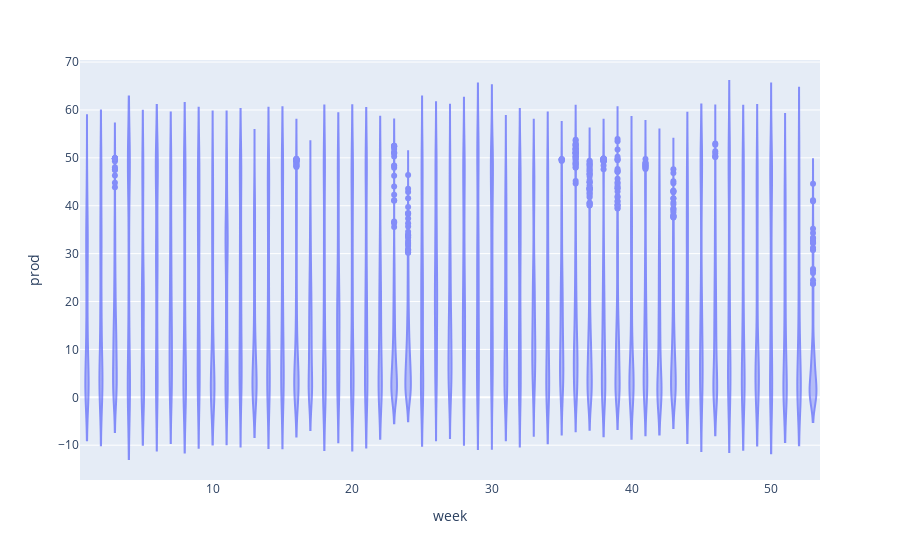

The cell this chart's notebook holds for it:
### Code cell
fig = px.violin(train_df, y=target, x='week')
fig.update_layout(barmode='overlay')
fig.update_traces(opacity=0.75)
fig.show()

### Figure 1 — Plotly figure (JSON) as saved in the notebook; plotly's stock layout.template omitted (floating-point values rounded to 4 significant figures; data arrays with more than 128 entries replaced by an {"elided": "..."} marker saying what was removed)
{"data": [{"alignmentgroup": "True", "box": {"visible": false}, "hovertemplate": "week=%{x}<br>prod=%{y}<extra></extra>", "legendgroup": "", "marker": {"color": "#636efa"}, "name": "", "offsetgroup": "", "opacity": 0.75, "orientation": "v", "scalegroup": "True", "showlegend": false, "type": "violin", "uid": "e178fec1-b61f-4496-afb2-a37248ae3967", "x": {"elided": "26304 int values"}, "x0": " ", "xaxis": "x", "y": {"elided": "26304 float values"}, "y0": " ", "yaxis": "y"}], "layout": {"barmode": "overlay", "legend": {"tracegroupgap": 0}, "margin": {"t": 60}, "violinmode": "group", "xaxis": {"anchor": "y", "domain": [0, 1], "title": {"text": "week"}}, "yaxis": {"anchor": "x", "domain": [0, 1], "title": {"text": "prod"}}}}
